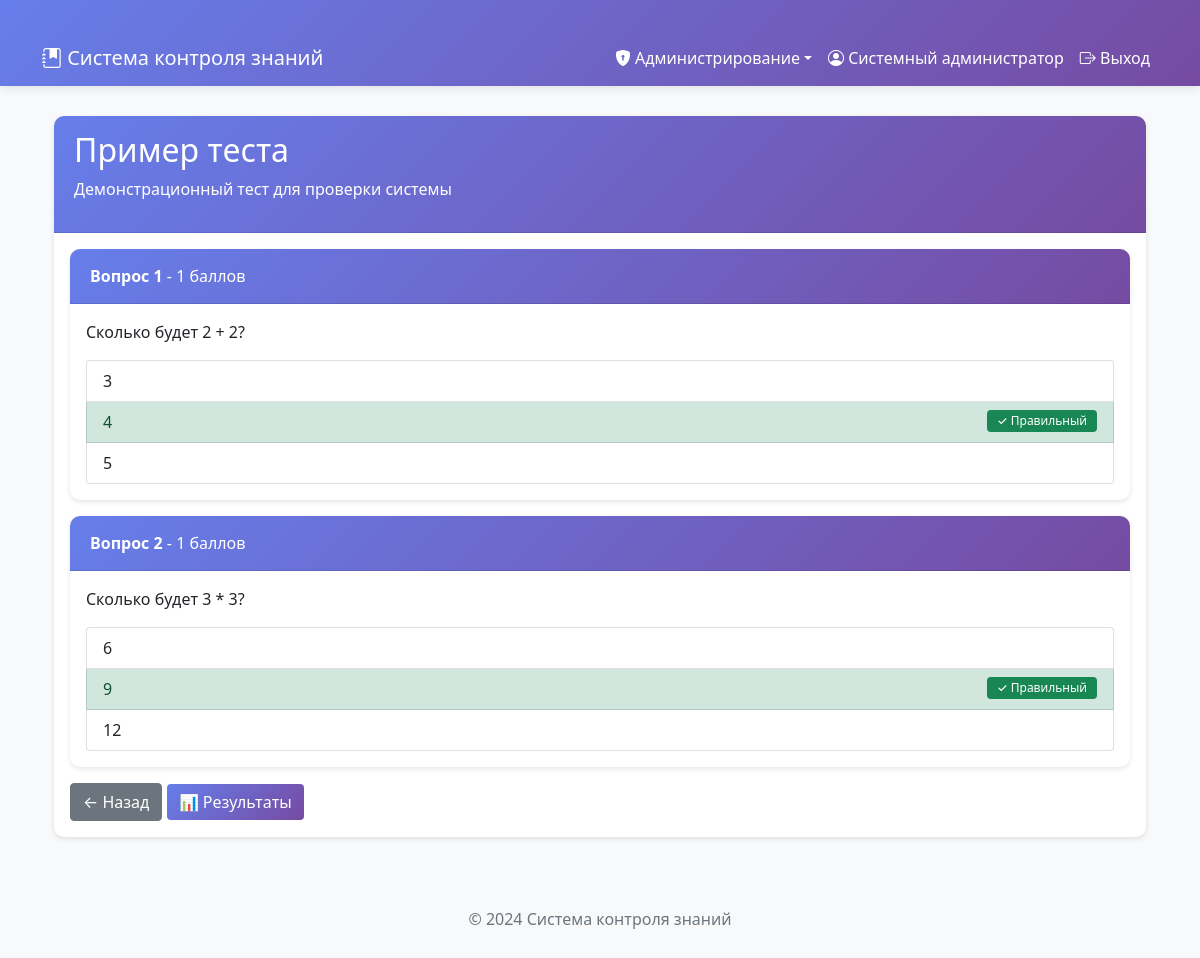
Page /admin/test/2 (signed in) on the committed database.
### tables this page shows
CREATE TABLE tests (
                    id INTEGER PRIMARY KEY AUTOINCREMENT,
                    title TEXT NOT NULL,
                    description TEXT,
                    created_by INTEGER NOT NULL,
                    target_groups TEXT,
                    is_active BOOLEAN DEFAULT 1,
                    created_at TIMESTAMP DEFAULT CURRENT_TIMESTAMP,
                    FOREIGN KEY (created_by) REFERENCES users (id)
                );

CREATE TABLE questions (
                    id INTEGER PRIMARY KEY AUTOINCREMENT,
                    test_id INTEGER NOT NULL,
                    question_text TEXT NOT NULL,
                    points INTEGER DEFAULT 1,
                    FOREIGN KEY (test_id) REFERENCES tests (id) ON DELETE CASCADE
                );

CREATE TABLE answers (
                    id INTEGER PRIMARY KEY AUTOINCREMENT,
                    question_id INTEGER NOT NULL,
                    answer_text TEXT NOT NULL,
                    is_correct BOOLEAN DEFAULT 0,
                    FOREIGN KEY (question_id) REFERENCES questions (id) ON DELETE CASCADE
                );

### app.py (the view)
@app.route('/admin/test/<int:test_id>')
@login_required
@role_required('admin')
def admin_test_details(test_id):
    with db.get_connection() as conn:
        cursor = conn.cursor()
        cursor.execute('SELECT * FROM tests WHERE id=?', (test_id,))
        test = cursor.fetchone()
        if not test:
            return "Тест не найден", 404
        cursor.execute('SELECT * FROM questions WHERE test_id=?', (test_id,))
        questions = cursor.fetchall()
        questions_with_answers = []
        for q in questions:
            cursor.execute('SELECT * FROM answers WHERE question_id=?', (q['id'],))
            answers = cursor.fetchall()
            questions_with_answers.append({
                'id': q['id'],
                'text': q['question_text'],
                'points': q['points'],
                'answers': answers
            })
    return render_template('admin/test_details.html', test=test, questions=questions_with_answers)

### auth.py (called while the page is built)
def login_required(f):
    @wraps(f)
    def decorated_function(*args, **kwargs):
        if 'user_id' not in session:
            flash('Пожалуйста, авторизуйтесь', 'warning')
            return redirect(url_for('login'))
        return f(*args, **kwargs)
    return decorated_function

def role_required(*roles):
    def decorator(f):
        @wraps(f)
        def decorated_function(*args, **kwargs):
            if 'role' not in session or session['role'] not in roles:
                flash('У вас нет доступа к этой странице', 'danger')
                return redirect(url_for('dashboard'))
            return f(*args, **kwargs)
        return decorated_function
    return decorator

### database.py (called while the page is built)
    @contextmanager
    def get_connection(self):
        conn = sqlite3.connect(self.db_path)
        conn.row_factory = sqlite3.Row
        try:
            yield conn
            conn.commit()
        except Exception as e:
            conn.rollback()
            raise e
        finally:
            conn.close()

### templates/admin/test_details.html
{% extends "base.html" %}
{% block content %}
<div class="container">
    <div class="card">
        <div class="card-header"><h2>{{ test.title }}</h2>{% if test.description %}<p class="mt-2">{{ test.description }}</p>{% endif %}</div>
        <div class="card-body">
            {% for q in questions %}
            <div class="card mb-3"><div class="card-header bg-light"><strong>Вопрос {{ loop.index }}</strong> - {{ q.points }} баллов</div><div class="card-body"><p>{{ q.text }}</p><ul class="list-group">{% for a in q.answers %}<li class="list-group-item {% if a.is_correct %}list-group-item-success{% endif %}">{{ a.answer_text }}{% if a.is_correct %} <span class="badge bg-success float-end">✓ Правильный</span>{% endif %}</li>{% endfor %}</ul></div></div>
            {% endfor %}
            <a href="{{ url_for('admin_tests') }}" class="btn btn-secondary">← Назад</a>
            <a href="{{ url_for('admin_test_results', test_id=test.id) }}" class="btn btn-primary">📊 Результаты</a>
        </div>
    </div>
</div>
{% endblock %}

### templates/base.html (style rules this page uses)
body { background-color: #f8f9fa; padding-bottom: 50px; }
.container { margin-top: 30px; }
.card { box-shadow: 0 2px 5px rgba(0,0,0,0.1); border: none; border-radius: 10px; }
.card-header { background: linear-gradient(135deg, #667eea 0%, #764ba2 100%); color: white; border-radius: 10px 10px 0 0 !important; padding: 15px 20px; }
.btn-primary { background: linear-gradient(135deg, #667eea 0%, #764ba2 100%); border: none; }
.badge { padding: 5px 10px; font-weight: 500; }
.card, .alert { animation: fadeIn 0.5s ease-out; }

### rows in the picture
tests: title "Пример теста", description "Демонстрационный тест для проверки системы"
questions: points "1", text "Сколько будет 2 + 2?"
answers: answer_text "3"
answers: answer_text "4", is_correct "✓ Правильный"
answers: answer_text "5"
questions: points "1", text "Сколько будет 3 * 3?"
answers: answer_text "6"
answers: answer_text "9", is_correct "✓ Правильный"
answers: answer_text "12"

### other values in the picture
{{ session.full_name }} "Системный администратор"
